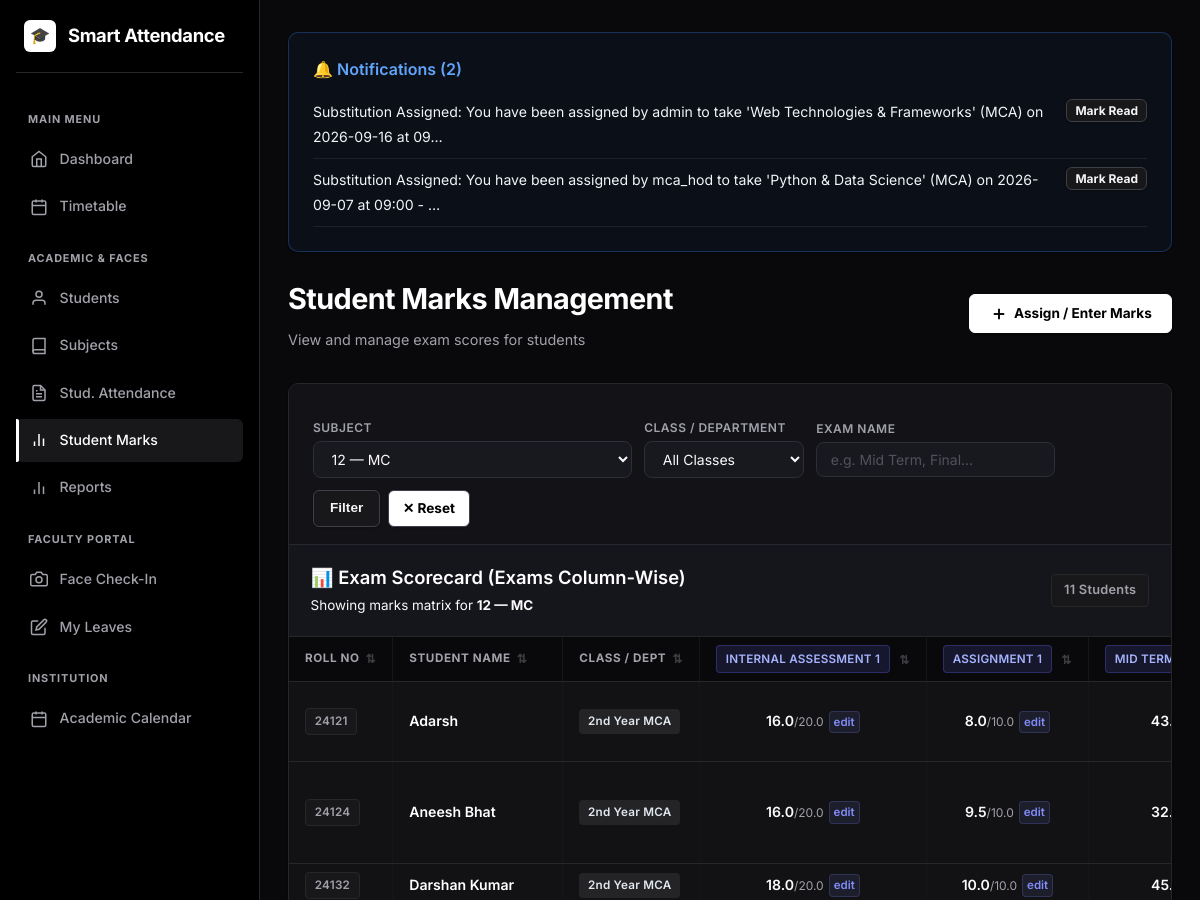
Before: /marks/ (signed in, upper part) with the older database file.
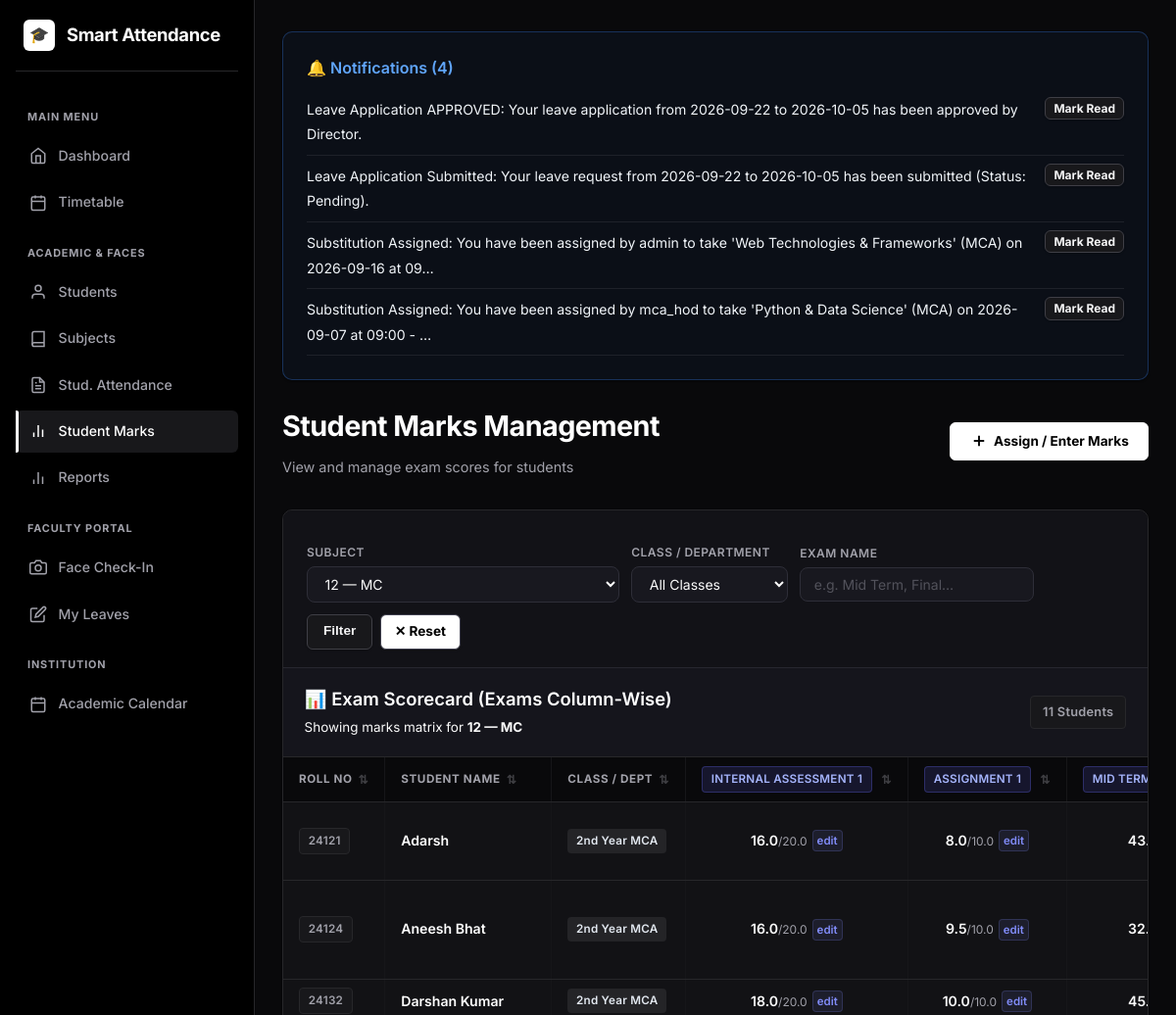
After: the same page with the newer database file.
### models.py (models this page shows, shortened)
class Notification(db.Model):
    __tablename__ = "notifications"
    id = db.Column(db.Integer, primary_key=True)
    user_id = db.Column(db.Integer, db.ForeignKey("users.id"), nullable=False)
    user = db.relationship("User", foreign_keys=[user_id], backref=db.backref("notifications", cascade="all, delete-orphan"))
    title = db.Column(db.String(120), nullable=True)          # short heading (parent alerts etc.)
    message = db.Column(db.String(512), nullable=False)
    category = db.Column(db.String(30), nullable=True)        # 'attendance','absence','fees','marks','general'
    is_read = db.Column(db.Boolean, default=False)
    created_at = db.Column(db.DateTime, default=datetime.utcnow)
    action_url = db.Column(db.String(255), nullable=True)
    claim_id = db.Column(db.Integer, db.ForeignKey("timetable_claims.id", ondelete="CASCADE"), nullable=True)
    claim = db.relationship("TimetableClaim", backref=db.backref("notifications", cascade="all, delete-orphan"))

class Mark(db.Model):
    __tablename__ = "marks"
    id = db.Column(db.Integer, primary_key=True)
    student_id = db.Column(db.Integer, db.ForeignKey("students.id"), nullable=False)
    student = db.relationship("Student", backref=db.backref("marks", lazy=True))
    subject_id = db.Column(db.Integer, db.ForeignKey("subjects.id"), nullable=False)
    subject = db.relationship("Subject", backref=db.backref("marks", lazy=True))
    exam_name = db.Column(db.String(100), nullable=False)
    marks_obtained = db.Column(db.Float, nullable=False)
    total_marks = db.Column(db.Float, nullable=False)
    remarks = db.Column(db.String(255), nullable=True)
    created_at = db.Column(db.DateTime, default=datetime.utcnow)

class Student(db.Model):
    __tablename__ = "students"
    id = db.Column(db.Integer, primary_key=True)
    roll_number = db.Column(db.String(40), unique=True, nullable=False, index=True)
    name = db.Column(db.String(120), nullable=False)
    department = db.Column(db.String(80), default="")
    class_name = db.Column(db.String(80), default="")
    phone = db.Column(db.String(20), default="")
    profile_image_path = db.Column(db.String(255), nullable=True)
    created_at = db.Column(db.DateTime, default=datetime.utcnow)
    face_samples = db.relationship(
        "FaceSample", backref="student", cascade="all, delete-orphan"
    )
    attendance_records = db.relationship(
        "Attendance", backref="student", cascade="all, delete-orphan"
    )

### blueprints/marks.py (the view)
@marks_bp.route("/", methods=["GET"])
@login_required
@staff_required
def index():
    subjects = get_authorized_subjects()
    subject_id_raw = request.args.get("subject_id", "")
    subject_id = int(subject_id_raw) if subject_id_raw and subject_id_raw.isdigit() else None
    class_filter = request.args.get("class_name", "").strip()
    exam_filter = request.args.get("exam_name", "").strip()
    selected_subject = Subject.query.get(subject_id) if subject_id else None
    if current_user.role == ROLE_FACULTY:
        auth_ids = {s.id for s in subjects}
        if selected_subject and selected_subject.id not in auth_ids:
            flash("You are not authorized to view marks for this subject.", "danger")
            return redirect(url_for("marks.index"))
        if not selected_subject and subjects:
            selected_subject = subjects[0]
    marks_query = Mark.query
    if selected_subject:
        marks_query = marks_query.filter_by(subject_id=selected_subject.id)
    elif current_user.role != ROLE_ADMIN:
        auth_subject_ids = [s.id for s in subjects]
        if auth_subject_ids:
            marks_query = marks_query.filter(Mark.subject_id.in_(auth_subject_ids))
        else:
            marks_query = marks_query.filter(Mark.id == -1)
    if exam_filter:
        marks_query = marks_query.filter(Mark.exam_name.ilike(f"%{exam_filter}%"))
    if class_filter:
        marks_query = marks_query.join(Student).filter(
            (Student.class_name == class_filter) | (Student.department == class_filter)
        )
    marks_list = marks_query.order_by(Mark.created_at.desc()).all()
    available_classes = sorted(list(set(
        [c[0] for c in db.session.query(Student.class_name).distinct().all() if c[0]] +
        [d[0] for d in db.session.query(Student.department).distinct().all() if d[0]]
    )))
    students_in_marks = {}
    exam_names_set = []
    for m in marks_list:
        exam_key = m.exam_name if selected_subject else f"{m.subject.code}: {m.exam_name}"
        if exam_key not in exam_names_set:
            exam_names_set.append(exam_key)
        if m.student_id not in students_in_marks:
            students_in_marks[m.student_id] = {
                "student": m.student,
                "exams": {},
                "total_obtained": 0.0,
                "total_max": 0.0,
                "marks_count": 0,
                "remarks": []
            }
        students_in_marks[m.student_id]["exams"][exam_key] = m
        students_in_marks[m.student_id]["total_obtained"] += m.marks_obtained
        students_in_marks[m.student_id]["total_max"] += m.total_marks
        students_in_marks[m.student_id]["marks_count"] += 1
        if m.remarks and m.remarks not in students_in_marks[m.student_id]["remarks"]:
            students_in_marks[m.student_id]["remarks"].append(m.remarks)
    known_exam_order = ["Internal Assessment 1", "Assignment 1", "Mid Term Examination", "Final Exam"]
    def get_sort_key(ex_name):
        base_name = ex_name.split(": ")[-1] if ": " in ex_name else ex_name
        return known_exam_order.index(base_name) if base_name in known_exam_order else 99
    sorted_exam_names = sorted(exam_names_set, key=get_sort_key)
    marks_matrix = []
    for s_id, s_data in students_in_marks.items():
        total_obt = round(s_data["total_obtained"], 1)
        total_m = round(s_data["total_max"], 1)
        pct = round((total_obt / total_m * 100), 1) if total_m > 0 else 0.0
        marks_matrix.append({
            "student": s_data["student"],
            "exams": s_data["exams"],
            "total_obtained": total_obt,
            "total_max": total_m,
            "percentage": pct,
            "remarks": ", ".join(s_data["remarks"]) if s_data["remarks"] else ""
        })
    marks_matrix.sort(key=lambda x: str(x["student"].roll_number))
    return render_template(
        "marks/index.html",
        subjects=subjects,
        selected_subject=selected_subject,
        marks=marks_list,
        marks_matrix=marks_matrix,
        exam_names=sorted_exam_names,
        classes=available_classes,
        class_filter=class_filter,
        exam_filter=exam_filter
    )

### blueprints/marks.py (called while the page is built, shortened)
def get_authorized_subjects():
    if current_user.role == ROLE_FACULTY:
        return Subject.query.filter_by(faculty_id=current_user.id).order_by(Subject.code).all()
    else:
        return Subject.query.order_by(Subject.code).all()

### templates/marks/index.html (shortened to what the changed rows need)
{% extends "base.html" %}
{% block content %}
<div style="display:flex; justify-content:space-between; align-items:center; margin-bottom: 2rem; flex-wrap:wrap; gap:1rem;">
  <div>
    <h1>Student Marks Management</h1>
  </div>
</div>
<div class="card card-table">
  <div class="card-table-header" style="background:#15151c;">
    <div>
      <h2 style="font-size:1.15rem; color:#fff;">📊 Exam Scorecard (Exams Column-Wise)</h2>
    </div>
  </div>
  <div class="table-responsive" style="margin-bottom:2rem;">
    {% if marks_matrix %}
    <table>
      <thead>
        <tr>
          <th style="min-width:100px;">Roll No</th>
          <th style="min-width:170px;">Student Name</th>
          <th style="min-width:110px;">Class / Dept</th>
          {% for exam in exam_names %}
            <th style="text-align:center; min-width:130px;">
              <span class="badge" style="background:rgba(99,102,241,0.15); color:#a5b4fc; border:1px solid rgba(99,102,241,0.3);">
                {{ exam }}
              </span>
            </th>
          {% endfor %}
        </tr>
      </thead>
      <tbody>
        {% for row in marks_matrix %}
        <tr>
          <td><span class="badge badge-muted" style="font-weight:600;">{{ row.student.roll_number }}</span></td>
          <td style="font-weight:600; color:#fff;">{{ row.student.name }}</td>
          <td>
            <span class="badge" style="background:rgba(255,255,255,0.08); color:#e2e8f0; border-color:rgba(255,255,255,0.15);">
              {{ row.student.class_name or row.student.department or '—' }}
            </span>
          </td>
          {% for exam in exam_names %}
            {% set m = row.exams.get(exam) %}
            <td style="text-align:center;">
              {% if m %}
                <div style="font-weight:600; color:#fafafa; display:inline-flex; align-items:center; gap:5px; justify-content:center;">
                  <span>{{ m.marks_obtained }}<span style="font-size:0.75rem; color:var(--text-muted); font-weight:normal;">/{{ m.total_marks }}</span></span>
                  <a href="{{ url_for('marks.edit', mark_id=m.id) }}" style="font-size:0.72rem; color:#818cf8; text-decoration:none; padding:1px 4px; border-radius:4px; background:rgba(129,140,248,0.1); border:1px solid rgba(129,140,248,0.2);">edit</a>
                </div>
              {% else %}
                <span class="muted" style="font-size:0.85rem;">—</span>
              {% endif %}
            </td>
          {% endfor %}
        </tr>
        {% endfor %}
      </tbody>
    </table>
    {% else %}
    <p class="muted" style="padding:3rem 2rem; text-align:center;">No marks records found.</p>
    {% endif %}
  </div>
</div>
{% endblock %}

### templates/base.html (shortened to what the changed rows need)
<!DOCTYPE html>
<html lang="en">
<head>
  <link rel="stylesheet" href="{{ url_for('static', filename='style.css') }}">
</head>
<body>
  <div class="app-layout{% if not current_user.is_authenticated %} auth-layout{% endif %}">
    <div class="main-wrapper">
      <main class="container page-transition">
        {% if current_user.is_authenticated and user_notifications %}
        <div class="card" style="margin-bottom: 1.5rem; background-color: rgba(59, 130, 246, 0.05); border: 1px solid rgba(59, 130, 246, 0.3);">
          <div style="display:flex; justify-content:space-between; align-items:center; margin-bottom:0.5rem;">
            <h3 style="margin:0; color: #60a5fa; font-size:1rem; display:flex; align-items:center; gap:6px;">
              🔔 Notifications ({{ unread_notifications_count }})
            </h3>
          </div>
          <ul style="list-style: none; padding-left: 0; margin-bottom: 0;">
            {% for notif in user_notifications[:5] %}
              <li style="margin-top: 0.5rem; padding-bottom: 0.5rem; border-bottom: 1px solid rgba(255, 255, 255, 0.08); display:flex; justify-content:space-between; align-items:flex-start; flex-wrap:wrap; gap:0.5rem;">
                <div style="flex:1; min-width:0;">
                  <span style="font-size: 0.88rem; color: #f1f5f9;">{{ notif.message[:120] }}{% if notif.message|length > 120 %}…{% endif %}</span>
                </div>
                <div style="display: flex; gap: 0.5rem; flex-shrink:0;">
                  {% if notif.claim_id and notif.claim and notif.claim.status == 'pending' and current_user.id != notif.claim.claimed_by_id %}
                    <a href="{{ url_for('dashboard.handle_notification', notif_id=notif.id, action='accept') }}" class="btn btn-sm" style="background-color: #10b981; border:none; padding: 0.2rem 0.5rem; font-size: 0.75rem;">Accept</a>
                    <a href="{{ url_for('dashboard.handle_notification', notif_id=notif.id, action='report') }}" class="btn btn-sm btn-secondary" style="padding: 0.2rem 0.5rem; font-size: 0.75rem;">Report</a>
                    <a href="{{ url_for('dashboard.handle_notification', notif_id=notif.id, action='reject') }}" class="btn btn-sm btn-secondary" style="padding: 0.2rem 0.5rem; font-size: 0.75rem; background-color: rgba(239, 68, 68, 0.1); color: #ef4444;">Reject</a>
                  {% elif current_user.role == 'parent' %}
                    <form method="post" action="{{ url_for('parents.mark_notification_read', notif_id=notif.id) }}" style="margin:0;">
                      <button class="btn btn-sm btn-secondary" style="padding: 0.2rem 0.5rem; font-size: 0.75rem;">✓ Read</button>
                    </form>
                  {% else %}
                    <a href="{{ url_for('dashboard.handle_notification', notif_id=notif.id, action='read') }}" class="btn btn-sm btn-secondary" style="padding: 0.2rem 0.5rem; font-size: 0.75rem;">Mark Read</a>
                  {% endif %}
                </div>
              </li>
            {% endfor %}
          </ul>
        </div>
        {% endif %}
        {% block content %}{% endblock %}
      </main>
    </div>
  </div>
</body>
</html>

Changed rows visible on the page:
added Notification: message "Leave Application APPROVED: Your leave application from 2026-09-22 to 2026-10-05 has been approved by Director."
added Notification: message "Leave Application Submitted: Your leave request from 2026-09-22 to 2026-10-05 has been submitted (Status: Pending)."
Other visible differences:
{{ unread_notifications_count }}: "2" → "4"
